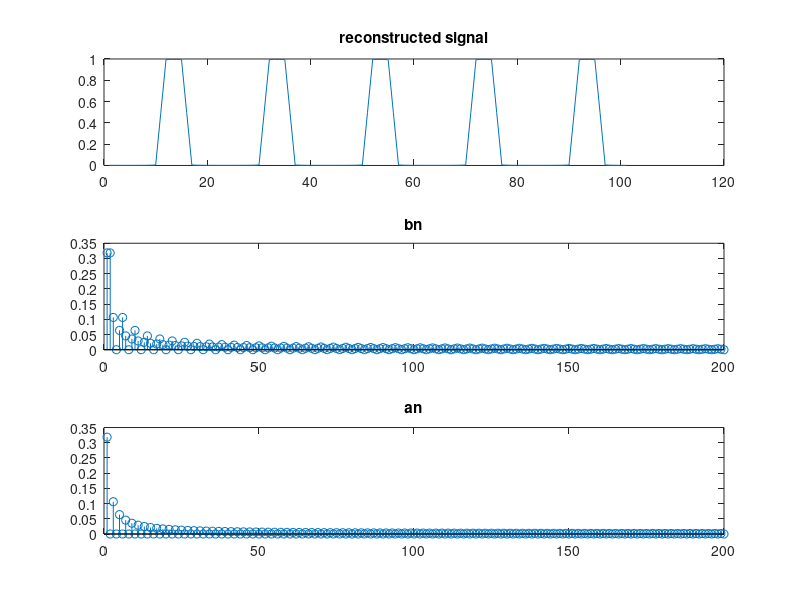

MATLAB code to generate this figure:
t=linspace(-5,5,101);
T=2;
%time period is 2 repeats after every 2sec
w0=(2*pi)/T;
u_t = @(t) (0*(t<0) + 1*(t>=0));
% defining the func.
x_t = @(t) (u_t(t+0.5) - u_t(t-0.5));
y_t = @(t) (x_t(t).*((t >= -0.5) & (t <= 0.5))) ;
a_o=(1/T)*integral(@(t)y_t(t),0,2*pi);
sum = zeros(1,101);
for n=1:200
    f=@(t) y_t(t).*cos(n*w0*t);
    a_n= (2/T).*integral(@(t)f(t),0,2*pi);
    %writing fourier
    %coefficients
    g=@(t) y_t(t).*sin(n*w0*t);
    b_n= (2/T).*integral(@(t)g(t),0,2*pi);
    sum = sum + a_n .*cos(n*w0*t)+ b_n .*sin(n*w0*t);
    a_n1=@(t) (2/T).*integral(@(t)f(t),0,2*pi);
    c_n(n) = abs(a_n);
    d_n(n) = abs(b_n);
    subplot(3,1,3)
    stem(c_n);
    title('an');
    subplot(3,1,2)
    stem(d_n);
    title('bn');
end
X = (a_o)+sum;
subplot(3,1,1)
plot(X);
title('reconstructed signal');